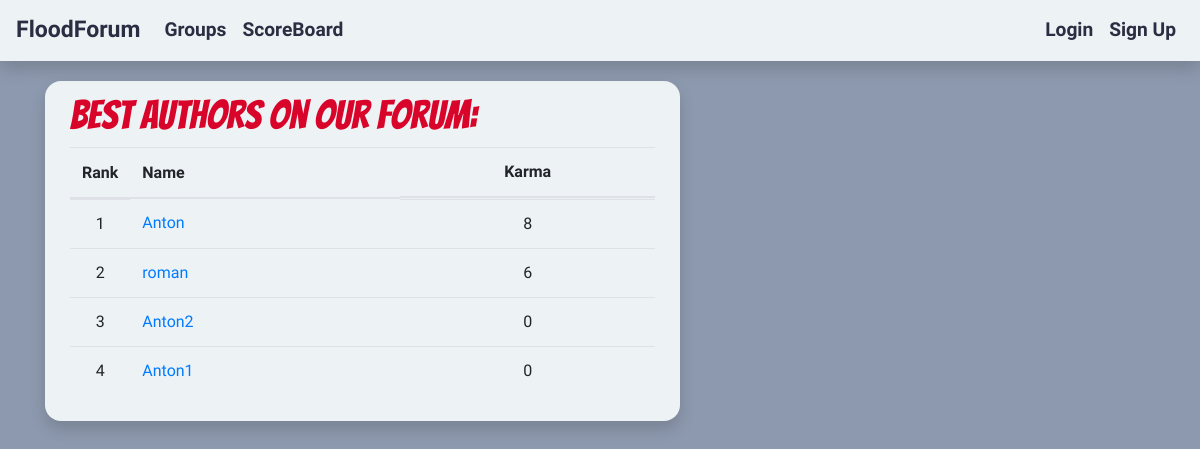
Page /score_board/ on the earlier database version.
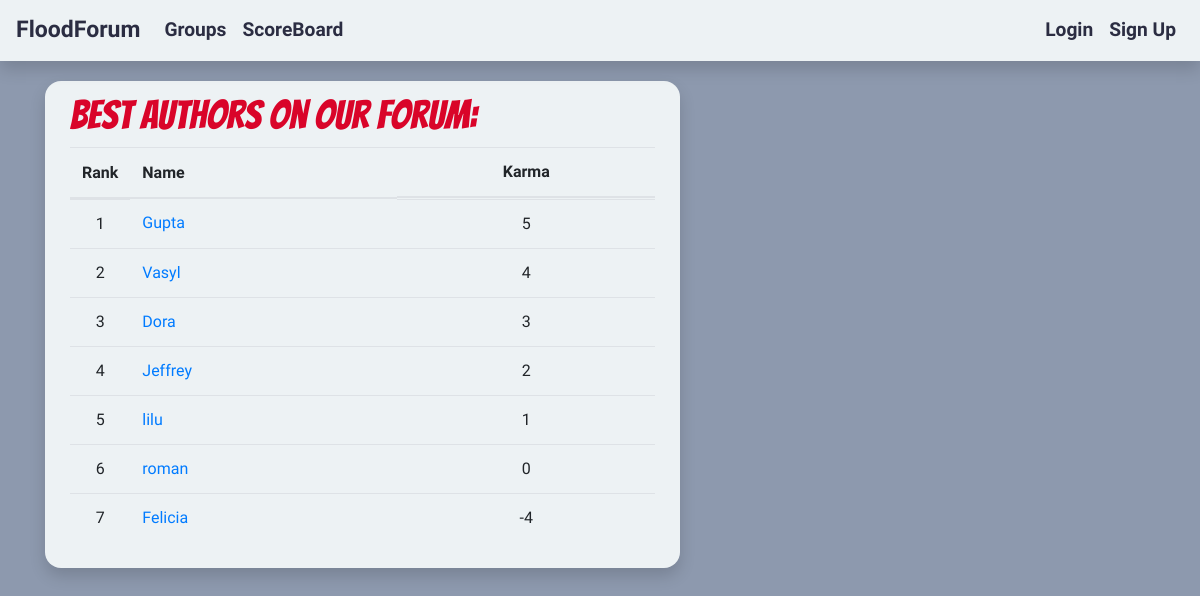
Same page on the later database version.
### accounts/models.py (models this page shows, shortened)
class UserProfileInfo(models.Model):
    user = models.OneToOneField(User, on_delete=models.CASCADE, primary_key=True)
    karma = models.IntegerField(default=0)

### django_social_site/views.py (the view)
# urls.py: path('score_board/', ScoreBoardView.as_view(), name='score_board'),
class ScoreBoardView(ListView):
    model = UserProfileInfo
    template_name = "score_board.html"
    ordering = ["-karma"]

### templates/score_board.html (shortened to what this page needs)
{% extends "common_base.html" %}
{% block base_top %}
<div class="container">
  <h1>Best Authors on Our Forum:</h1>
  <table class="table">
    <thead>
      <th style="width: 10%">Rank</th>
      <th>Name</th>
      <th class="d-flex justify-content-center">Karma</th>
    </thead>
    <tbody>
      {% for profile in userprofileinfo_list %}
      <tr>
        <td class="d-flex justify-content-center">{{forloop.counter}}</td>
        <td><a href="{% url "accounts:profile" profile.user %}">{{profile.user.username}}</a></td>
        <td class="d-flex justify-content-center">{{profile.karma}}</td>
      </tr>
      {% endfor %}
    </tbody>
  </table>
</div>
{% endblock base_top %}

### templates/common_base.html (shortened to what this page needs)
{% extends "base.html" %}
{% block body %}
  <div class="container">
    <div class="row">
      <div class="col-lg-7">
        <div class="container areas shadow" id="top-area">{% block base_top %}
          {% endblock base_top %}</div>
      </div>
      <div class="col-lg-5">
      </div>
    </div>
  </div>
{% endblock body %}

### templates/base.html (shortened to what this page needs)
<!DOCTYPE html>
<html lang="en" dir="ltr">
  <head>
    <link rel="stylesheet" href="https://stackpath.bootstrapcdn.com/bootstrap/4.5.2/css/bootstrap.min.css">
    {% load static %}
    <link rel="stylesheet" href="{% static 'css\master.css' %}">
  </head>
  <body>
      {% load bootstrap4 %}
      <nav class="navbar nav-custom navbar-expand-lg sticky-top navbar-light shadow">
        <a class="navbar-brand" href="/">FloodForum</a>
        <div class="collapse navbar-collapse navbarNav">
          <ul class="navbar-nav">
            <li class="nav-item">
              <a class="nav-link" href="{% url "groups:group_list" %}">Groups</a>
            </li>
            <li class="nav-item">
              <a class="nav-link" href="{% url "score_board" %}">ScoreBoard</a>
            </li>
          </ul>
        </div>
        <div class="collapse navbar-collapse navbarNav">
          <ul class="navbar-nav ml-auto">
            {% if user.is_authenticated %}
            <li class="nav-item">
              <a class="nav-link" href="{% url "accounts:profile" %}">Profile</a>
            </li>
            <li class="nav-item">
              <a class="nav-link" href="{% url "accounts:logout" %}">Logout</a>
            </li>
            {% else %}
            <li class="nav-item">
              <a class="nav-link" href="{% url "accounts:login" %}">Login</a>
            </li>
            <li class="nav-item">
              <a class="nav-link" href="{% url "accounts:signup" %}">Sign Up</a>
            </li>
            {% endif %}
          </ul>
        </div>
      </nav>
      {% block body %}
      {% endblock body %}
  </body>
</html>

### static/css/master.css (style rules this page uses)
body { background-color: #8D99AE; font-family: 'Cairo', sans-serif; }
h1, h2 { color: #d90429; font-family: 'Bangers', cursive; }
.nav-custom, .nav-custom .navbar-brand { background-color: #EDF2F4; font-size: 1.2em; font-weight: bold; color: #2B2D42; font-family: 'Cairo', sans-serif; }
.nav-custom .navbar-nav > .nav-item > a { color: #2B2D42; }
.areas { border-radius: 16px; background-color: #EDF2F4; padding: 10px; margin-top: 20px; }

Differences in the rows shown:
removed UserProfileInfo: user.username "Anton", karma "8"
removed UserProfileInfo: user.username "Anton2", karma "0"
removed UserProfileInfo: user.username "Anton1", karma "0"
added UserProfileInfo: user.username "Gupta", karma "5"
added UserProfileInfo: user.username "Vasyl", karma "4"
added UserProfileInfo: user.username "Dora", karma "3"
added UserProfileInfo: user.username "Jeffrey", karma "2"
added UserProfileInfo: user.username "lilu", karma "1"
changed UserProfileInfo "roman": karma "6" → "0"
added UserProfileInfo: user.username "Felicia", karma "-4"
